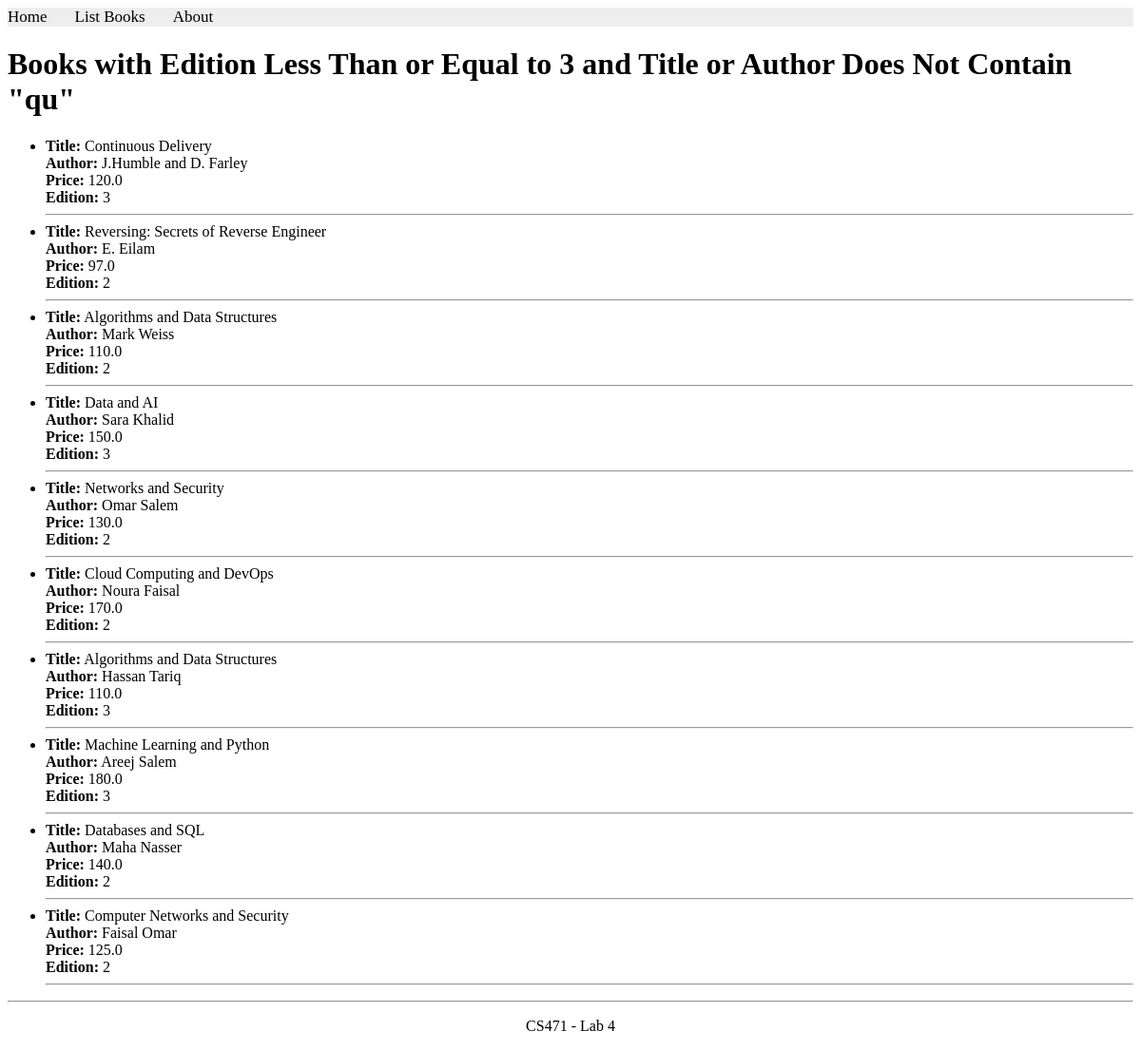
/books/lab8/task3, run on an earlier commit of the app's database.
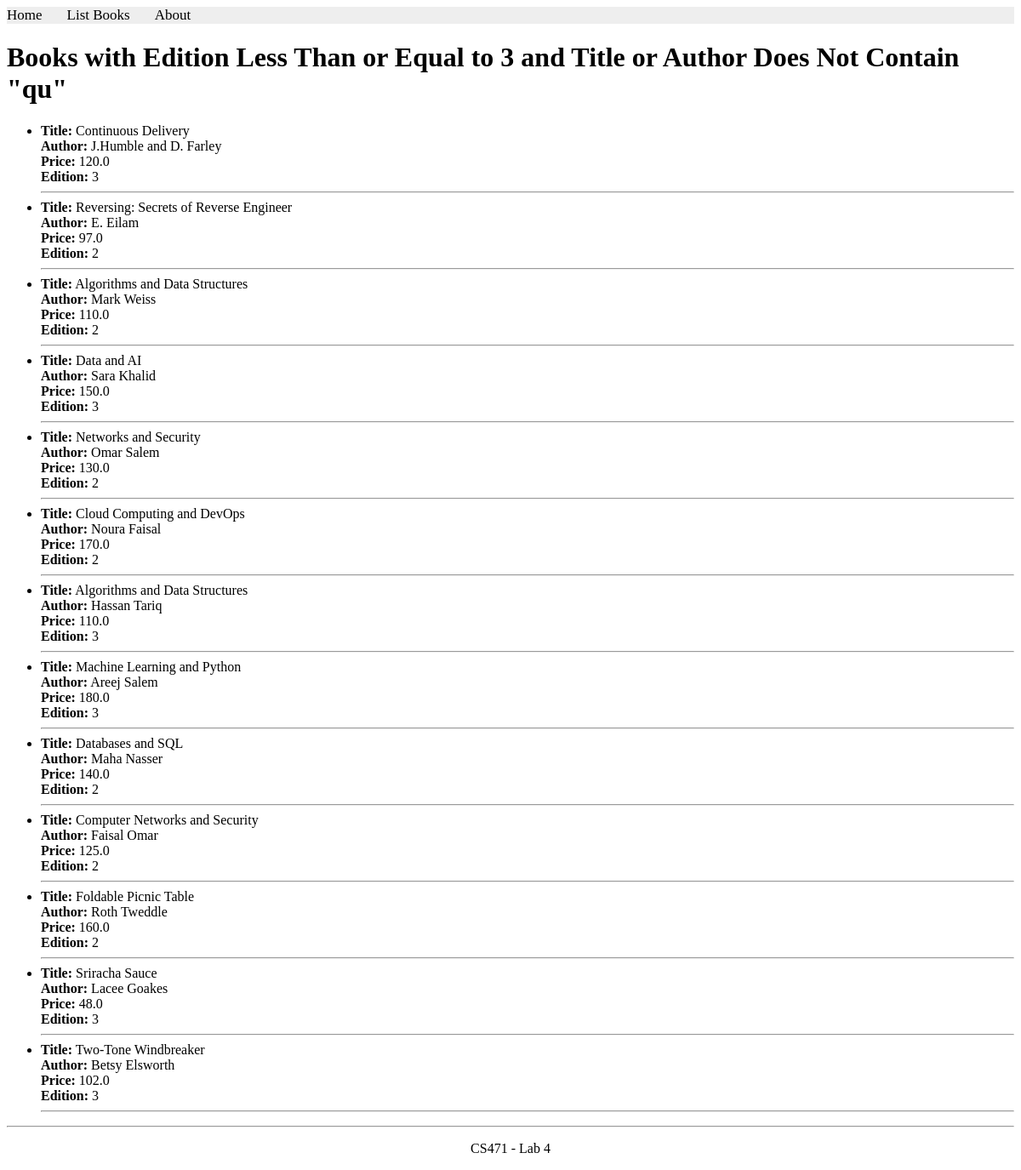
And on a later commit of the database.
### apps/bookmodule/models.py (models this page shows, shortened)
class Book(models.Model):
    title = models.CharField(max_length=100)
    author = models.CharField(max_length=50, blank=True, null=True)
    price = models.FloatField(default=0.0)
    edition = models.SmallIntegerField(default=1)
    quantity = models.IntegerField(default=1)
    pubdate = models.DateTimeField(null=True, blank=True)
    rating = models.SmallIntegerField(default=1)
    publisher = models.ForeignKey(Publisher, null=True, blank=True, on_delete=models.SET_NULL)
    authors = models.ManyToManyField(Author, blank=True)

### apps/bookmodule/views.py (the view)
# urls.py: path('lab8/task3', views.lab8_task3, name="books.lab8_task3"),
def lab8_task3(request):
    books = Book.objects.filter(
        Q(edition__lte=3) & ~(Q(title__icontains='qu') | Q(author__icontains='qu'))
    )
    return render(request, "bookmodule/lab8_task3.html", {'books': books})

### apps/templates/bookmodule/lab8_task3.html (shortened to what this page needs)
{% extends "layouts/base.html" %}
{% block content %}
<h1>Books with Edition Less Than or Equal to 3 and Title or Author Does Not Contain "qu"</h1>
{% if books %}
    <ul>
        {% for book in books %}
            <li>
                <strong>Title:</strong> {{ book.title }} <br>
                <strong>Author:</strong> {{ book.author }} <br>
                <strong>Price:</strong> {{ book.price }} <br>
                <strong>Edition:</strong> {{ book.edition }}
            </li>
            <hr>
        {% endfor %}
    </ul>
{% else %}
    <p>No books found.</p>
{% endif %}
{% endblock content %}

What changed in the data, as far as the page shows it:
added Book: title "Foldable Picnic Table", author "Roth Tweddle", price "160.0", edition "2"
added Book: title "Sriracha Sauce", author "Lacee Goakes", price "48.0", edition "3"
added Book: title "Two-Tone Windbreaker", author "Betsy Elsworth", price "102.0", edition "3"
